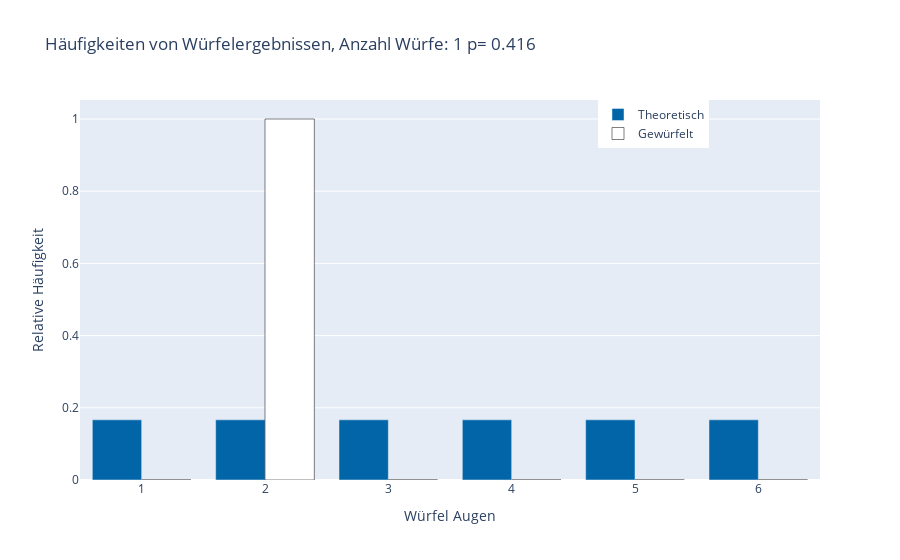
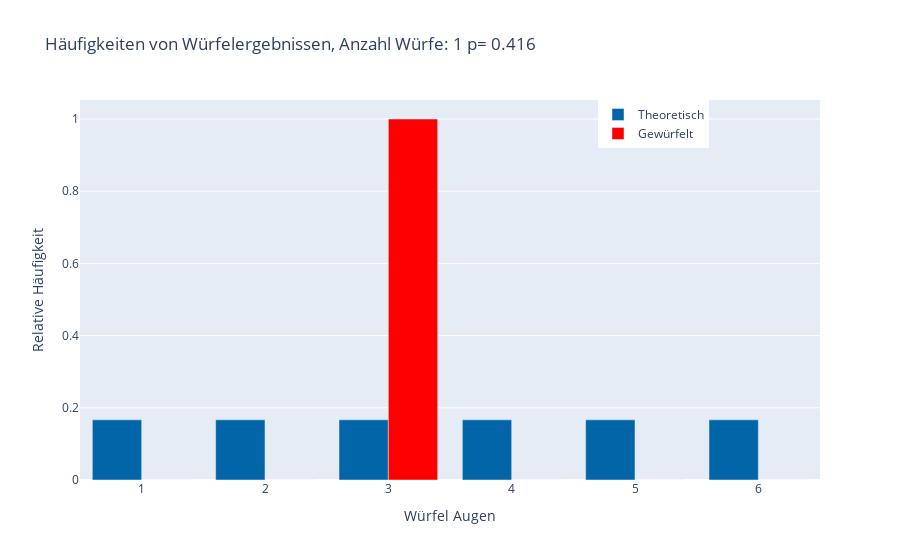

The cell these charts' notebook holds for them, in order:
### Markdown cell above
## with go

### Code cell
import pandas as pd
import numpy as np
import plotly.graph_objects as go
from scipy.stats import chisquare
from io import BytesIO

def plot_histogram(df, column_name):
    rolls = df[column_name].dropna()
    observed_frequencies = [rolls.tolist().count(i) for i in range(1, 7)]
    expected_frequencies = [len(rolls) / 6] * 6

    p_value = 0
    if len(rolls) != 0:
        chi_squared_stat, p_value = chisquare(observed_frequencies, f_exp=expected_frequencies)

    # Create the plot
    fig = go.Figure()

    # Plotting the bar charts
    fig.add_trace(go.Bar(x=np.arange(1, 7), y=[1/6]*6, name='Theoretisch', marker_color='#0165A8'))

    if len(rolls) != 0 and column_name == 'red':
        fig.add_trace(go.Bar(x=np.arange(1, 7), y=observed_frequencies/np.sum(observed_frequencies),
                             name='Gewürfelt', marker_color='red'))
    elif len(rolls) != 0 and column_name == 'white':
        fig.add_trace(go.Bar(x=np.arange(1, 7), y=observed_frequencies/np.sum(observed_frequencies),
                             name='Gewürfelt', marker_color='white', marker_line_color='black'))

    # Update x-axis and y-axis labels
    fig.update_xaxes(title_text='Würfel Augen')
    fig.update_yaxes(title_text='Relative Häufigkeit')

    # Set title
    fig.update_layout(title=f'Häufigkeiten von Würfelergebnissen, Anzahl Würfe: {len(rolls)} p= {p_value:.3f}',
                      barmode='group', legend=dict(x=0.7, y=1))

    
    fig.show()
    # # Save the plot to an image
    # img_bytes = fig.to_image(format="png")

    # return BytesIO(img_bytes)

# Load the DataFrame
df = pd.read_csv(r'C:\Users\buehl\repos\Dice\rasperry_run\results\results.csv')

# Plot histogram for 'white' and 'red' columns
plot_histogram(df, column_name='white')
plot_histogram(df, column_name='red')

### Figure 1 — Plotly figure (JSON) as saved in the notebook; plotly's stock layout.template omitted (floating-point values rounded to 4 significant figures)
{"data": [{"marker": {"color": "#0165A8"}, "name": "Theoretisch", "type": "bar", "x": [1, 2, 3, 4, 5, 6], "y": [0.1667, 0.1667, 0.1667, 0.1667, 0.1667, 0.1667]}, {"marker": {"color": "white", "line": {"color": "black"}}, "name": "Gewürfelt", "type": "bar", "x": [1, 2, 3, 4, 5, 6], "y": [0, 1, 0, 0, 0, 0]}], "layout": {"barmode": "group", "legend": {"x": 0.7, "y": 1}, "title": {"text": "Häufigkeiten von Würfelergebnissen, Anzahl Würfe: 1 p= 0.416"}, "xaxis": {"title": {"text": "Würfel Augen"}}, "yaxis": {"title": {"text": "Relative Häufigkeit"}}}}

### Figure 2 — Plotly figure (JSON) as saved in the notebook; plotly's stock layout.template omitted (floating-point values rounded to 4 significant figures)
{"data": [{"marker": {"color": "#0165A8"}, "name": "Theoretisch", "type": "bar", "x": [1, 2, 3, 4, 5, 6], "y": [0.1667, 0.1667, 0.1667, 0.1667, 0.1667, 0.1667]}, {"marker": {"color": "red"}, "name": "Gewürfelt", "type": "bar", "x": [1, 2, 3, 4, 5, 6], "y": [0, 0, 1, 0, 0, 0]}], "layout": {"barmode": "group", "legend": {"x": 0.7, "y": 1}, "title": {"text": "Häufigkeiten von Würfelergebnissen, Anzahl Würfe: 1 p= 0.416"}, "xaxis": {"title": {"text": "Würfel Augen"}}, "yaxis": {"title": {"text": "Relative Häufigkeit"}}}}
